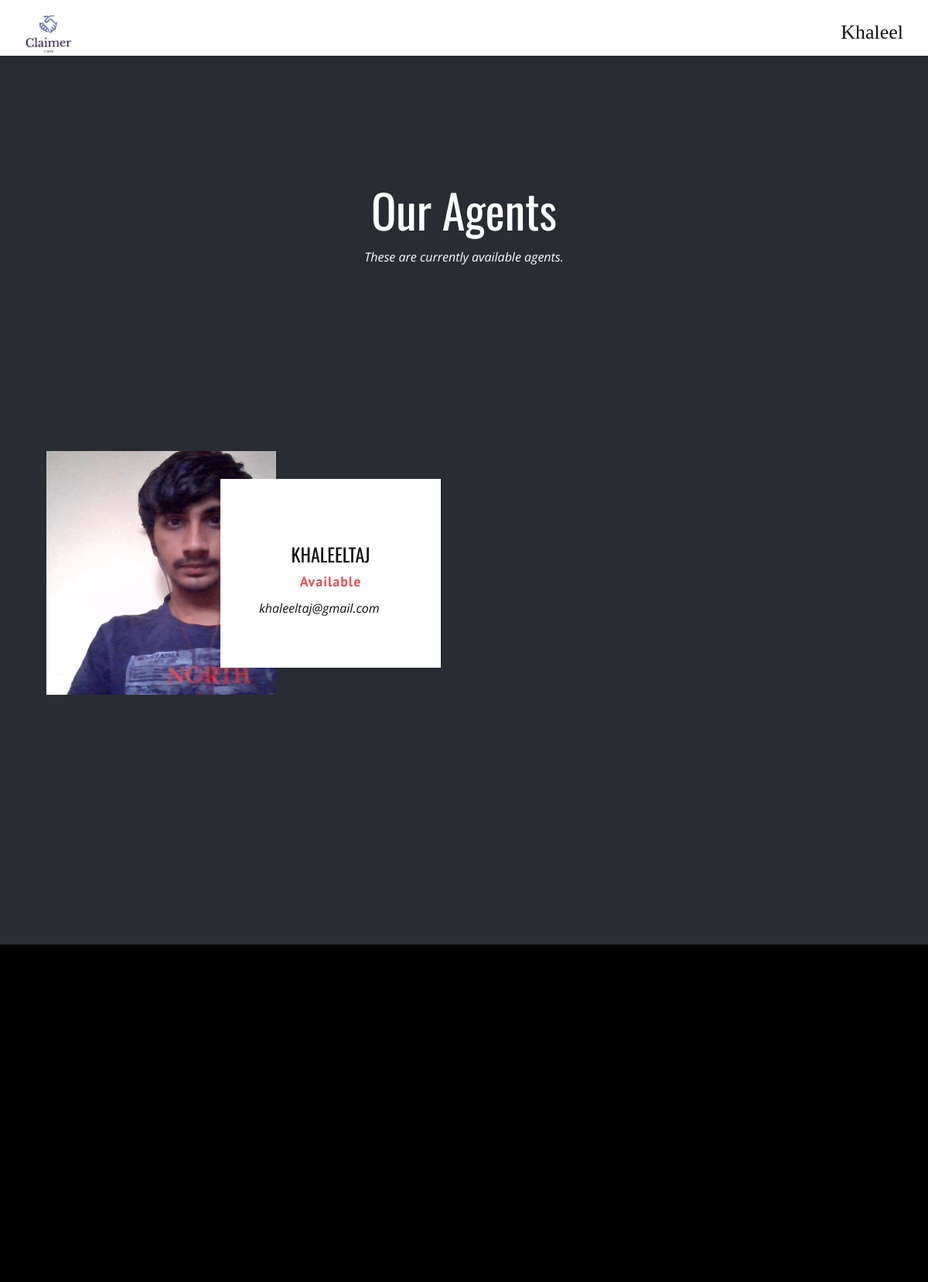
Page /claims/alist/ (signed in) on the committed database.
### claims/models.py (models this page shows)
class User(AbstractUser):
    username = models.CharField(max_length=20, unique=True)
    is_agent = models.BooleanField(default=False)
    email = models.EmailField(unique=True)
    pic = models.ImageField(blank=True, null=True, upload_to='images/')
    socialauth = models.BooleanField(default = True)

class AgentUser(models.Model):
    user = models.OneToOneField(
        User, on_delete=models.CASCADE,primary_key = True)
    phone_number = PhoneNumberField(null=False,blank=False,default = None)
    is_available = models.BooleanField(default = False)

### claims/views.py (the view)
# urls.py: path('alist/',AgentList.as_view(),name = 'alist'),
class AgentList(ListView):
    template_name = 'agentlist.html'
    queryset = AgentUser.objects.all()
    context_object_name = 'agents'

### templates/agentlist.html (shortened to what this page needs)
{% extends "base.html" %}
{% block content %}
{% load static %}
<section class="u-align-center u-clearfix u-palette-5-dark-3 u-section-5" id="carousel_44ee">
      <div class="u-clearfix u-sheet u-valign-middle-lg u-valign-middle-sm u-valign-middle-xl u-valign-middle-xs u-sheet-1">
        <h1 class="u-custom-font u-font-oswald u-text u-text-1">Our Agents</h1>
        <p class="u-text u-text-2">These are currently available agents.</p>
        <div class="u-expanded-width-xl u-expanded-width-xs u-list u-list-1">
          <div class="u-repeater u-repeater-1">
            {% for a in agents %}
            <div class="u-container-style u-list-item u-repeater-item">
              <div class="u-container-layout u-similar-container u-valign-middle-lg u-valign-middle-md u-valign-middle-xl u-container-layout-1">
                <img class="u-image u-image-1" src="{{a.user.pic.url}}">
                <div class="u-container-style u-group u-white u-group-1">
                  <div class="u-container-layout u-valign-middle u-container-layout-2">
                    <h4 class="u-align-center u-custom-font u-font-oswald u-text u-text-4"><a href="{% url 'claims:adetail' a.user %}">{{a.user}}</a></h4>
                    {% if a.is_available %}
                    <h6 class="u-align-center u-custom-font u-font-pt-sans u-text u-text-palette-2-base u-text-5">Available</h6>
                    {% else %}
                    <h6 class="u-align-center u-custom-font u-font-pt-sans u-text u-text-palette-2-base u-text-5">Not Available</h6>
                    {% endif %}
                    <p class="u-align-center u-text u-text-6" style = "padding-left: 30px">   {{a.user.email}}</p>
                  </div>
                </div>
              </div>
            </div>
          {% endfor %}
          </div>
        </div>
      </div>
    </section>
{% endblock content %}

### templates/base.html (shortened to what this page needs)
{% load static %}
<!DOCTYPE html>
<html style="font-size: 16px;">
  <head>
    <link rel="stylesheet" href="{% static 'css/nicepage.css' %}" media="screen">
<link rel="stylesheet" href="{% static 'css/base.css' %}" media="screen">
  </head>
  <body class="u-body"><header class="u-clearfix u-header u-header" id="sec-6773"><div class="u-clearfix u-sheet u-sheet-1">
        <a href="{% url 'landingpage' %}" class="u-image u-logo u-image-1" data-image-width="150" data-image-height="112">
          <img src="{% static 'images/logo.jfif' %}" class="u-logo-image u-logo-image-1">
        </a>
        <nav class="u-align-left u-dropdown-icon u-menu u-menu-dropdown u-nav-spacing-25 u-offcanvas u-menu-1" data-responsive-from="XL">
          <div class="menu-collapse">
            {% if user.is_authenticated %}
            <a class="u-button-style u-nav-link" href="#" style="font-size: calc(1em + 10px); color: rgb(17, 17, 17) !important; padding: 14px 18px;">
               {{user.username}}
            </a>
            {% endif %}
          </div>
        </nav>
      </div></header>
        {% block content %}
        {% endblock content %}
    <section class="u-black u-clearfix u-section-10" id="sec-bf1c">
      <div class="u-clearfix u-sheet u-valign-middle u-sheet-1">
        <div class="u-clearfix u-expanded-width u-layout-wrap u-layout-wrap-1">
          <div class="u-layout">
            <div class="u-layout-row">
              <div class="u-align-left-sm u-align-left-xs u-align-right-lg u-align-right-md u-align-right-xl u-container-style u-layout-cell u-right-cell u-size-24-lg u-size-24-xl u-size-28-md u-size-28-sm u-size-28-xs u-layout-cell-2">
                <div class="u-container-layout u-valign-middle u-container-layout-2">
                </div>
              </div>
            </div>
          </div>
        </div>
      </div>
    </section>
  </body>
</html>

### static/css/base.css (style rules this page uses)
.u-section-5 { background-image: none; }
.u-section-5 .u-sheet-1 { min-height: 1149px; }
.u-section-5 .u-text-1 { font-size: 3.75rem; width: 726px; margin: 60px auto 0; }
.u-section-5 .u-text-2 { font-style: italic; width: 548px; margin: 16px auto 0; }
.u-section-5 .u-list-1 { grid-template-rows: auto auto; margin: 20px auto 0 0; }
.u-section-5 .u-repeater-1 { grid-template-columns: 50% 50%; grid-gap: 0px 0px; min-height: 749px; }
.u-section-5 .u-container-layout-1 { padding: 30px; }
.u-section-5 .u-image-1 { width: 297px; height: 315px; margin: 0 auto 0 0; }
.u-section-5 .u-group-1 { width: 285px; min-height: 244px; background-image: none; margin: -279px 0 35px auto; }
.u-section-5 .u-container-layout-2 { padding: 40px 20px 20px; }
.u-section-5 .u-text-4 { text-transform: uppercase; margin: 0 auto; }
.u-section-5 .u-text-5 { font-weight: 700; letter-spacing: 1px; margin: 10px 0 0; }
.u-section-5 .u-text-6 { font-style: italic; margin: 12px auto 0 0; }
.u-section-10 { background-image: none; }
.u-section-10 .u-sheet-1 { min-height: 369px; }
.u-section-10 .u-layout-wrap-1 { margin: 100px auto 100px 0; }
.u-section-10 .u-layout-cell-2 { min-height: 234px; }
.u-section-10 .u-container-layout-2 { padding: 30px 60px; }

### rows in the picture
User: username "Khaleel"
AgentUser: user.pic (picture), user "KHALEELTAJ", is_available "Available", user.email "khaleeltaj@gmail.com"
